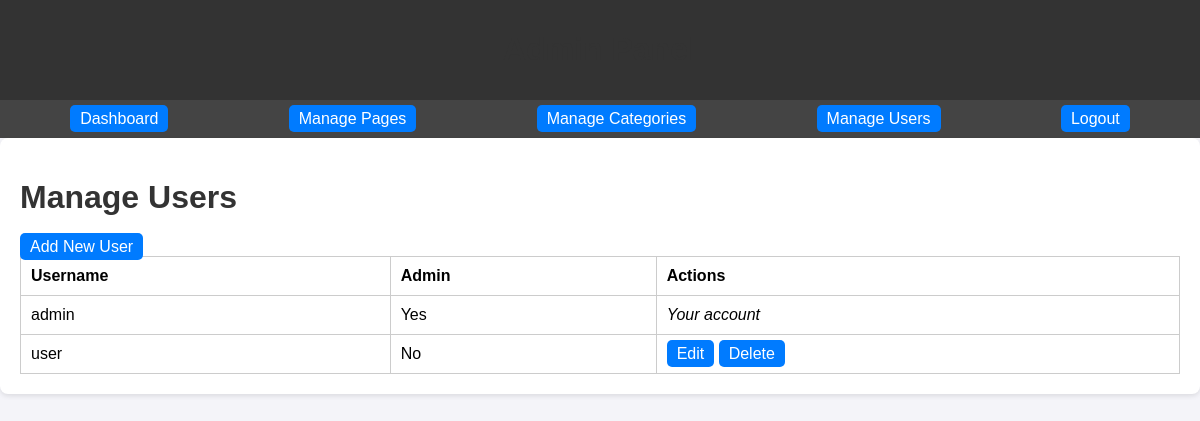
/admin/manage_users.php (signed in), run on the app's committed database.
### tables this page shows
CREATE TABLE `users` (
  `UserID` int NOT NULL,
  `Username` varchar(255) NOT NULL,
  `PasswordHash` varchar(255) NOT NULL,
  `IsAdmin` tinyint(1) DEFAULT '0',
  `CreatedAt` timestamp NOT NULL DEFAULT CURRENT_TIMESTAMP
);

### admin/manage_users.php (the view, shortened to what this page needs)
<?php
include '../config/db.php';
$stmt = $conn->query("SELECT * FROM Users");
$users = $stmt->fetchAll();
?>
<?php include '../includes/admin_header.php'; ?>
<h1>Manage Users</h1>
<a href="add_user.php">Add New User</a>
<table>
    <thead>
        <tr>
            <th>Username</th>
            <th>Admin</th>
            <th>Actions</th>
        </tr>
    </thead>
    <tbody>
        <?php foreach ($users as $user): ?>
            <tr>
                <td><?php echo htmlspecialchars($user['Username']); ?></td>
                <td><?php echo $user['IsAdmin'] ? 'Yes' : 'No'; ?></td>
                <td>
                    <?php if ($user['UserID'] != $_SESSION['UserID']): ?>
                        <a href="edit_user.php?id=<?php echo $user['UserID']; ?>">Edit</a>
                        <a href="manage_users.php?delete=<?php echo $user['UserID']; ?>">Delete</a>
                    <?php else: ?>
                        <em>Your account</em>
                    <?php endif; ?>
                </td>
            </tr>
        <?php endforeach; ?>
    </tbody>
</table>
<?php include '../includes/footer.php'; ?>

### assets/css/admin_styles.css (style rules this page uses)
body { font-family: Arial, sans-serif; margin: 0; padding: 0; background-color: #f4f4f9; }

### assets/css/styles.css (style rules this page uses)
body { font-family: Arial, sans-serif; margin: 0; padding: 0; background-color: #f4f4f9; }
h1, h2 { color: #333; }
table { width: 100%; border-collapse: collapse; }
table, th, td { border: 1px solid #ccc; }
th, td { padding: 10px; text-align: left; }
button, a { background: #007BFF; color: white; padding: 5px 10px; border: none; border-radius: 5px; text-decoration: none; cursor: pointer; }

### data on the page
users: Username "admin", IsAdmin "Yes", shows "Your account"
users: Username "user", IsAdmin "No"
